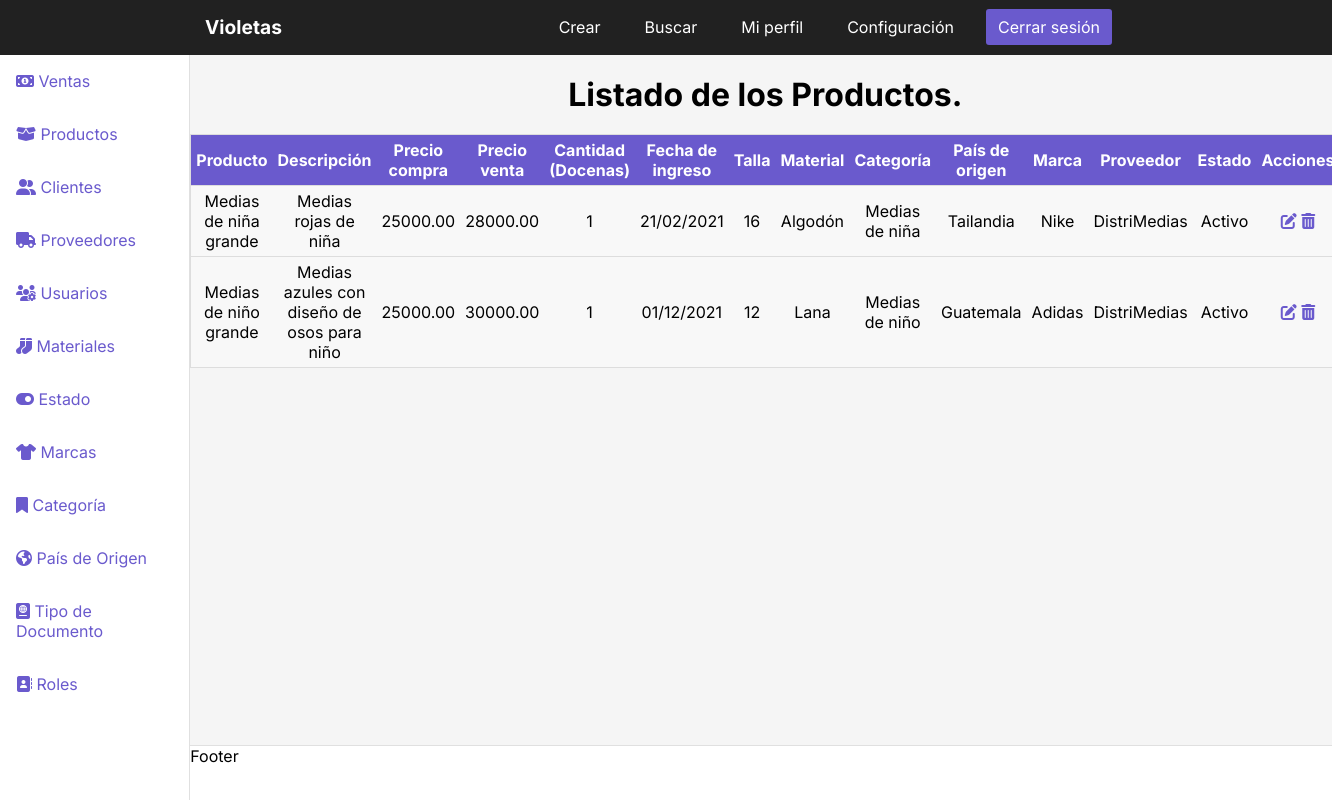
Screenshot of /dashboardproductos with the database file from the repository.
### InventoryApp/models.py (models this page shows, shortened)
class Productos(models.Model):
    NombreProducto = models.CharField('Nombre del producto', max_length = 100)
    DescripcionProducto = models.CharField('Descripción del producto', max_length = 100)
    PrecioCompra = models.DecimalField('Precio de compra del producto', max_digits = 10, decimal_places = 2)
    PrecioVenta = models.DecimalField('Precio de venta del producto', max_digits = 10, decimal_places = 2)
    CantidadProductos = models.PositiveIntegerField('Cantidad de productos comprados', null=True)
    FechaIngreso = models.CharField('Fecha de ingreso del producto', max_length = 100)
    Talla = models.CharField('Talla del producto', max_length = 100)
    Estado = models.ForeignKey(Estado, on_delete=models.CASCADE, default='')
    Materiales = models.ForeignKey(Materiales, on_delete=models.CASCADE, default='')
    Categorias = models.ForeignKey(Categorias, on_delete=models.CASCADE, default='')
    PaisOrigen = models.ForeignKey(PaisOrigen, on_delete=models.CASCADE, default='')
    Marcas = models.ForeignKey(Marcas, on_delete=models.CASCADE, default='')
    Proveedores = models.ForeignKey(Proveedores, on_delete=models.CASCADE, default='')
    class Meta:
        verbose_name = 'Producto'
        verbose_name_plural = 'Productos'
        db_table = 'productos'
        ordering = ['id']

class Materiales(models.Model):
    DescripcionMateriales = models.CharField('Descripción del material', max_length = 100)
    def __str__(self):
        return self.DescripcionMateriales
    class Meta:
        verbose_name = 'Material'
        verbose_name_plural = 'Materiales'
        db_table = 'materiales'
        ordering = ['id']

class Categorias(models.Model):
    DescripcionCategoria = models.CharField('Descripción de la categoría', max_length = 100)
    def __str__(self):
        return self.DescripcionCategoria
    class Meta:
        verbose_name = 'Categoría'
        verbose_name_plural = 'Categorías'
        db_table = 'categorias'
        ordering = ['id']

class PaisOrigen(models.Model):
    DescripcionPais = models.CharField('Descripción del país', max_length = 100)
    def __str__(self):
        return self.DescripcionPais
    class Meta:
        verbose_name = 'País de Origen'
        verbose_name_plural = 'Países de Origen'
        db_table = 'paises'
        ordering = ['id']

class Marcas(models.Model):
    DescripcionMarca = models.CharField('Descripción de la marca', max_length = 100)
    def __str__(self):
        return self.DescripcionMarca
    class Meta:
        verbose_name = 'Marca'
        verbose_name_plural = 'Marcas'
        db_table = 'marcas'
        ordering = ['id']

class Proveedores(models.Model):
    NombreProveedor = models.CharField('Nombre del proveedor', max_length = 100)
    DireccionProveedor = models.CharField('Dirección del proveedor', max_length = 100)
    TelefonoProveedor = models.CharField('Teléfono del proveedor', max_length = 100)
    EmailProveedor = models.EmailField('Email del proveedor', max_length = 100)
    Estado = models.ForeignKey(Estado, on_delete=models.CASCADE, default='')
    def __str__(self):
        return self.NombreProveedor
    class Meta:
        verbose_name = 'Proveedor'
        verbose_name_plural = 'Proveedores'
        db_table = 'proveedores'
        ordering = ['id']

class Estado(models.Model):
    DescripcionEstado = models.CharField('Descripción del estado', max_length = 100)
    def __str__(self):
        return self.DescripcionEstado
    class Meta:
        verbose_name = 'Estado'
        verbose_name_plural = 'Estados'
        db_table = 'estados'
        ordering = ['id']

### Project/views.py (the view)
# urls.py: path('dashboardproductos', views.dashboardproductos, name='dashproductos'), # Registro creado
def dashboardproductos(request):
    productos = (Productos.objects.all()) # Creo variable que traiga todos los datos de la tabla Productos.
    return render(request, 'dashboardproductos.html', {
        'productos' : productos # Con este código busco todos los datos de la tabla Productos y los envío a la vista.
} )

### Templates/dashboardproductos.html (shortened to what this page needs)
{% load static %}
<!DOCTYPE html>
<html lang="en">
<head>
    <link rel="stylesheet" href="{% static 'CSS/stylesdashboard.css' %}">
</head>
<body>
    <div class="container">
        <header class="header">
            <nav class="nav">
                <a href="#" class="logo nav-link">Violetas</a>
                <ul class="nav-menu nav-menu-visible">
                    <li class="nav-menu-item"><a href="{% url 'createproductos' %}" class="nav-menu-link nav-link">Crear</a></li>
                    <li class="nav-menu-item"><a href="#" class="nav-menu-link nav-link">Buscar</a></li>
                    <li class="nav-menu-item"><a href="#" class="nav-menu-link nav-link">Mi perfil</a></li>
                    <li class="nav-menu-item"><a href="#" class="nav-menu-link nav-link">Configuración</a></li>
                    <li class="nav-menu-item"><a href="#" onclick="cerrarSesion()" class="nav-menu-link nav-link nav-link-sign-out">Cerrar sesión</a></li>
                </ul>
            </nav>
        </header>
        <div class="sidebar">
            <ul>
                <li><a href="{% url 'dashventas' %}">
                    <span class="icon"><i class="fas fa-money-bill-alt"></i></span>
                    <span class="title">Ventas</span>
                </a></li>
                <li><a href="{% url 'dashproductos' %}">
                    <span class="icon"><i class="fas fa-box-open"></i></span>
                    <span class="title">Productos</span>
                </a></li>
                <li><a href="{% url 'dashclientes' %}">
                    <span class="icon"><i class="fas fa-user-friends"></i></span>
                    <span class="title">Clientes</span>
                </a></li>
                <li><a href="{% url 'dashproveedores' %}">
                    <span class="icon"><i class="fas fa-truck"></i></span>
                    <span class="title">Proveedores</span>
                </a></li>
                <li><a href="{% url 'dashusuarios' %}">
                    <span class="icon"><i class="fas fa-users-cog"></i></span>
                    <span class="title">Usuarios</span>
                </a></li>
                <li><a href="{% url 'dashmateriales' %}">
                    <span class="icon"><i class="fas fa-socks"></i></span>
                    <span class="title">Materiales</span>
                </a></li>
                <li><a href="{% url 'dashestado' %}">
                    <span class="icon"><i class="fas fa-toggle-on"></i></span>
                    <span class="title">Estado</span>
                </a></li>
                <li><a href="{% url 'dashmarcas' %}">
                    <span class="icon"><i class="fas fa-tshirt"></i></span>
                    <span class="title">Marcas</span>
                </a></li>
                <li><a href="{% url 'dashcategoria' %}">
                    <span class="icon"><i class="fas fa-bookmark"></i></span>
                    <span class="title">Categoría</span>
                </a></li>
                <li><a href="{% url 'dashpais' %}">
                    <span class="icon"><i class="fas fa-globe-americas"></i></span>
                    <span class="title">País de Origen</span>
                </a></li>
                <li><a href="{% url 'dashtipodoc' %}">
                    <span class="icon"><i class="fas fa-passport"></i></span>
                    <span class="title">Tipo de Documento</span>
                </a></li>
                <li><a href="{% url 'dashroles' %}">
                    <span class="icon"><i class="fas fa-address-book"></i></span>
                    <span class="title">Roles</span>
                </a></li>
            </ul>
        </div>
        <main>
            <h1>Listado de los Productos.</h1>
            <table class="table">
                <thead>
                    <tr>
                        <th>Producto</th>
                        <th>Descripción</th>
                        <th>Precio compra</th>
                        <th>Precio venta</th>
                        <th>Cantidad (Docenas)</th>
                        <th>Fecha de ingreso</th>
                        <th>Talla</th>
                        <th>Material</th>
                        <th>Categoría</th>
                        <th>País de origen</th>
                        <th>Marca</th>
                        <th>Proveedor</th>
                        <th>Estado</th>
                        <th>Acciones</th>
                    </tr>
                </thead>
                <tbody>
                    {% for productos in productos %}
                    <tr>
                        <td data-label="Nombre del producto">{{productos.NombreProducto}}</td>
                        <td data-label="Descripción del producto">{{productos.DescripcionProducto}}</td>
                        <td data-label="Precio de compra">{{productos.PrecioCompra}}</td>
                        <td data-label="Precio de venta">{{productos.PrecioVenta}}</td>
                        <td data-label="Cantidad del producto">{{productos.CantidadProductos}}</td>
                        <td data-label="Fecha de ingreso">{{productos.FechaIngreso}}</td>
                        <td data-label="Talla">{{productos.Talla}}</td>
                        <td data-label="Material">{{productos.Materiales}}</td>
                        <td data-label="Categoría del producto">{{productos.Categorias}}</td>
                        <td data-label="País de origen">{{productos.PaisOrigen}}</td>
                        <td data-label="Marca">{{productos.Marcas}}</td>
                        <td data-label="Proveedor">{{productos.Proveedores}}</td>
                        <td data-label="Estado">{{productos.Estado}}</td>
                        <td data-label="Gestión">
                            <a href="{% url 'updateproductos' productos.id %}"><i class="fas fa-edit"></i></a>
                            <a href="#" onclick="eliminarProducto({{ productos.id }})"><i class="fas fa-trash-alt"></i></a>
                        </td>
                    </tr>
                    {% endfor %}
                </tbody>
            </table>
        </main>
        <footer>Footer</footer>
      </div>
</body>
</html>

### Static/CSS/stylesdashboard.css (style rules this page uses)
* { padding: 0; margin: 0; }
body { font-family: "Inter", sans-serif; }
.header { background-color: #212121; height: 55px; position: fixed; width: 100%; top: 0; left: 0; }
.nav { display: flex; justify-content: space-between; max-width: 992px; margin: 0 auto; }
.nav-link { color: #fff; text-decoration: none; }
.logo { font-size: 1.2rem; font-weight: bold; padding: 0 35px; line-height: 55px; color: #fff; }
nav { color: #fff; grid-area: nav; }
.nav-menu { display: flex; margin-right: 40px; list-style: none; }
.nav-menu-item { font-size: 1rem; margin: 0 10px; line-height: 55px; width: max-content; }
.nav-menu-link { padding: 8px 12px; border-radius: 3px; }
.nav-link-sign-out { color: #fff; background-color: #6a5acd; }
.container { display: grid; height: 100vh; grid-template-columns: 0.5fr 1fr 1fr 1fr; grid-template-rows: 0.2fr 1.5fr 1fr 0.2fr; grid-template-areas: "nav nav nav nav" "sidebar main main main" "sidebar main main main" "sidebar footer footer footer"; font-size: 1em; color: #000; }
main { background: #F5F5F5; grid-area: main; display: table; }
main h1 { font-size: 2rem; font-weight: bold; margin-top: 20px; text-align: center; }
.sidebar { background: #fff; color: #000; grid-area: sidebar; border-right: 1px solid #e0e0e0; overflow-y: auto; }
.sidebar ul li a { display: block; padding: 16px; margin-bottom: 1px; text-decoration: none; color: #6a5acd; }
footer { background: #fff; grid-area: footer; border-top: 1px solid #e0e0e0; }
.table { width: 90%; margin: 0 auto; margin-top: 20px; border: 1px solid #ccc; border-collapse: collapse; padding: 0; }
.table tr { background-color: #f8f8f8; border: 1px solid #ddd; }
.table th, .table td { font-size: 1rem; padding: 5px; text-align: center; }
.table td { font-size: 1rem; text-align: center; }
.table thead th { background-color: #6a5acd; color: #fff; }
.table i { color: #6a5acd; }

### rows the page displays
Productos: NombreProducto "Medias de niña grande", DescripcionProducto "Medias rojas de niña", PrecioCompra "25000.00", PrecioVenta "28000.00", CantidadProductos "1", FechaIngreso "21/02/2021", Talla "16", Materiales "Algodón", Categorias "Medias de niña", PaisOrigen "Tailandia", Marcas "Nike", Proveedores "DistriMedias", Estado "Activo"
Productos: NombreProducto "Medias de niño grande", DescripcionProducto "Medias azules con diseño de osos para niño", PrecioCompra "25000.00", PrecioVenta "30000.00", CantidadProductos "1", FechaIngreso "01/12/2021", Talla "12", Materiales "Lana", Categorias "Medias de niño", PaisOrigen "Guatemala", Marcas "Adidas", Proveedores "DistriMedias", Estado "Activo"
